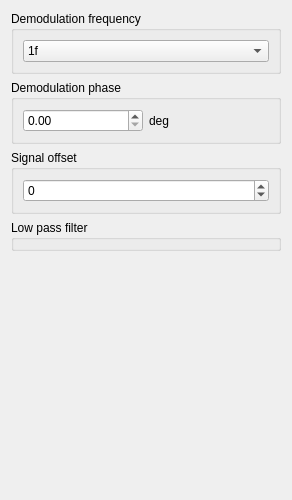
<?xml version="1.0" encoding="UTF-8"?>
<ui version="4.0">
 <class>Form</class>
 <widget class="QWidget" name="Form">
  <property name="geometry">
   <rect>
    <x>0</x>
    <y>0</y>
    <width>292</width>
    <height>500</height>
   </rect>
  </property>
  <property name="sizePolicy">
   <sizepolicy hsizetype="Preferred" vsizetype="Preferred">
    <horstretch>0</horstretch>
    <verstretch>0</verstretch>
   </sizepolicy>
  </property>
  <property name="minimumSize">
   <size>
    <width>100</width>
    <height>100</height>
   </size>
  </property>
  <property name="windowTitle">
   <string>Form</string>
  </property>
  <layout class="QVBoxLayout" name="verticalLayout">
   <item>
    <widget class="QGroupBox" name="groupBox_7">
     <property name="title">
      <string>Demodulation frequency</string>
     </property>
     <layout class="QVBoxLayout" name="verticalLayout_13">
      <item>
       <widget class="QComboBox" name="demodulation_frequency">
        <item>
         <property name="text">
          <string>1f</string>
         </property>
        </item>
        <item>
         <property name="text">
          <string>2f</string>
         </property>
        </item>
        <item>
         <property name="text">
          <string>3f</string>
         </property>
        </item>
        <item>
         <property name="text">
          <string>4f</string>
         </property>
        </item>
        <item>
         <property name="text">
          <string>5f</string>
         </property>
        </item>
       </widget>
      </item>
     </layout>
    </widget>
   </item>
   <item>
    <widget class="QGroupBox" name="groupBox_2">
     <property name="title">
      <string>Demodulation phase</string>
     </property>
     <layout class="QVBoxLayout" name="verticalLayout_3">
      <item>
       <layout class="QHBoxLayout" name="horizontalLayout_4">
        <item>
         <widget class="QDoubleSpinBox" name="demodulation_phase">
          <property name="maximum">
           <double>360.000000000000000</double>
          </property>
          <property name="singleStep">
           <double>10.000000000000000</double>
          </property>
         </widget>
        </item>
        <item>
         <widget class="QLabel" name="label_3">
          <property name="text">
           <string>deg</string>
          </property>
         </widget>
        </item>
       </layout>
      </item>
     </layout>
    </widget>
   </item>
   <item>
    <widget class="QGroupBox" name="groupBox_6">
     <property name="title">
      <string>Signal offset</string>
     </property>
     <layout class="QHBoxLayout" name="horizontalLayout_7">
      <item>
       <widget class="QSpinBox" name="signal_offset">
        <property name="minimum">
         <number>-8191</number>
        </property>
        <property name="maximum">
         <number>8191</number>
        </property>
        <property name="singleStep">
         <number>100</number>
        </property>
       </widget>
      </item>
     </layout>
    </widget>
   </item>
   <item>
    <widget class="QGroupBox" name="groupBox_9">
     <property name="title">
      <string>Low pass filter</string>
     </property>
    </widget>
   </item>
   <item>
    <spacer name="verticalSpacer">
     <property name="orientation">
      <enum>Qt::Vertical</enum>
     </property>
     <property name="sizeHint" stdset="0">
      <size>
       <width>20</width>
       <height>40</height>
      </size>
     </property>
    </spacer>
   </item>
  </layout>
 </widget>
 <resources/>
 <connections/>
</ui>
